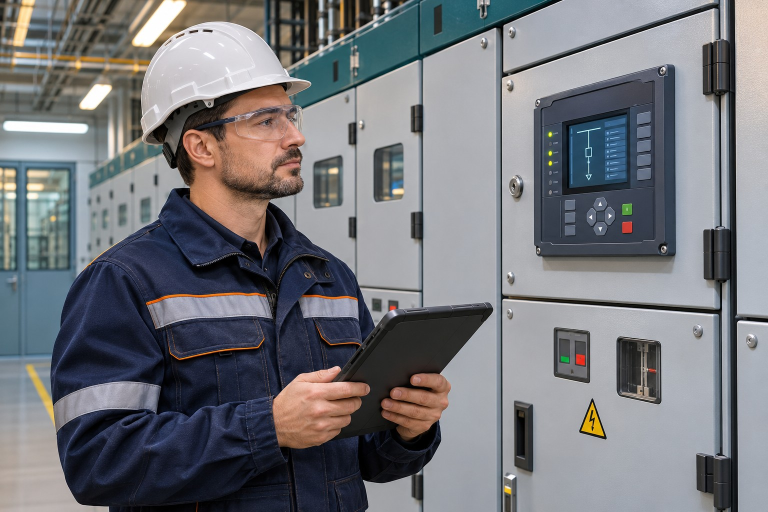
#> input picture assets/relay-technician-helmet.jpg, 1536 x 1024 px (shown at 1/2 size)
$ python -i drawing_v3.py   (imports and definitions only)
#> lines starting #> are read from the running program, lines starting #| are printed output that depends on the picture
"""Mobile-readable technical illustrations and high-quality H.264 animations."""
from functools import lru_cache
import math
from pathlib import Path

from PIL import Image, ImageDraw, ImageFont

W = H = 1080
PAPER, INK, NAVY = '#f5f8fc', '#193349', '#0b2438'
TEAL, BLUE, AMBER, RED = '#008b86', '#426adb', '#c47a12', '#c54848'
MUTED, LINE, PALE = '#52697c', '#cbd9e4', '#e4f3f2'
FPS, FRAME_COUNT = 20, 120


@lru_cache(maxsize=64)
def font(size, bold=False):
    paths = (['C:/Windows/Fonts/arialbd.ttf', '/usr/share/fonts/truetype/dejavu/DejaVuSans-Bold.ttf'] if bold else
             ['C:/Windows/Fonts/arial.ttf', '/usr/share/fonts/truetype/dejavu/DejaVuSans.ttf'])
    for path in paths:
        if Path(path).exists():
            return ImageFont.truetype(path, size)
    raise RuntimeError('A Cyrillic-capable font is required')


def lines(draw, value, face, width):
    result, line = [], ''
    for word in value.split():
        trial = (line+' '+word).strip()
        if line and draw.textlength(trial, font=face)>width:
            result.append(line); line=word
        else:
            line=trial
    return result+([line] if line else [])


def text(draw, value, box, size=42, color=INK, bold=False, align='left', minimum=34):
    value=str(value).translate(str.maketrans('₀₁₂₃₄₅₆₇₈₉','0123456789'))
    x,y,width,height=box
    for actual in range(size, minimum-1, -1):
        face=font(actual,bold); wrapped=lines(draw,value,face,width); step=int(actual*1.18)
        if len(wrapped)*step<=height and all(draw.textlength(s,font=face)<=width for s in wrapped):
            break
    else:
        raise ValueError('Text does not fit diagram: '+value)
    for line in wrapped:
        dx=(width-draw.textlength(line,font=face))/2 if align=='center' else 0
        if align=='right': dx=width-draw.textlength(line,font=face)
        draw.text((x+dx,y),line,font=face,fill=color)
        y+=step


# [13 lines left out: functions arrow, dashed, not called in this run]


def title_for(data):
    if data['kind']=='timing': return 'Время отключения'
    if data['kind']=='balance': return 'Баланс токов'
    return data['title']


def base(data):
    image=Image.new('RGB',(W,H),PAPER); draw=ImageDraw.Draw(image)
    draw.rectangle((0,0,W,225),fill=NAVY)
    text(draw,'РЗА / ШКОЛА РЕЛЕЙНОЙ ЗАЩИТЫ',(52,28,976,40),27,'#b9d8e5',minimum=27)
    text(draw,title_for(data),(52,88,976,132),55,'#ffffff',True,minimum=44)
    draw.rectangle((52,220,210,227),fill='#2bd3c7')
    return image,draw


# [248 lines left out: functions takeaway, family, is_animated, phase_time, timing, events and 11 more, not called in this run]


def operation_card(data):
    image, draw = base(data)
    asset = illustration_path(data)
    # Fit the illustration without cropping the hard hat or equipment.
    with Image.open(asset) as original:
        width = 820
        height = round(original.height * width / original.width)
        illustration = original.convert('RGB').resize((width, height), Image.Resampling.LANCZOS)
    image.paste(illustration, ((W-width)//2, 248))
    top = 248 + height + 20
    for i, label in enumerate(data['nodes']):
        y = top + i*76
        draw.ellipse((52, y+3, 101, y+52), fill=TEAL)
        text(draw, str(i+1), (52,y+7,49,43), 29, '#ffffff', True, 'center', minimum=29)
        text(draw, label, (123,y,905,69), 33, INK, True, minimum=29)
    text(draw, 'ЭКСПЛУАТАЦИЯ РЗА • ' + data.get('voltage_class','6–10 кВ'), (52,1052,976,28), 23, MUTED, minimum=23)
    return image


# [13 lines left out: function encode_animation, not called in this run]

>>> import cv2
>>> picture = cv2.imread('../assets/relay-technician-helmet.jpg', cv2.IMREAD_GRAYSCALE)
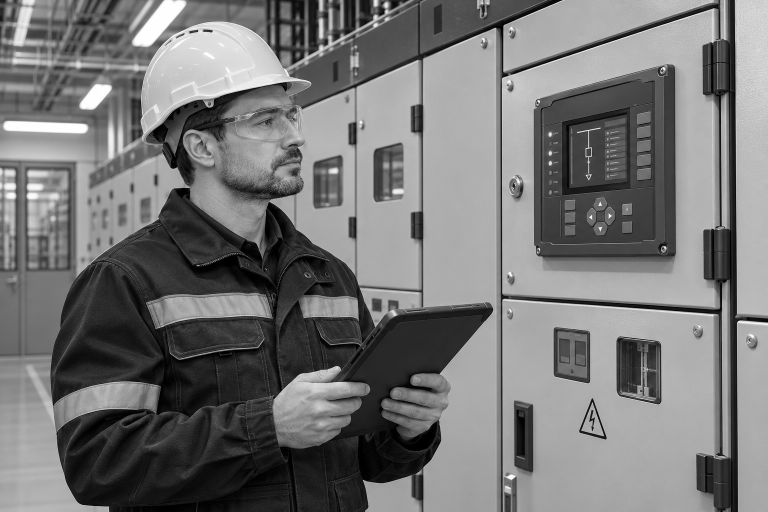
#> picture: shape (1024, 1536) (shown at 1/2 size); min 0, max 255, mean 117.9
>>> result = operation_card(picture)
#> in base, `image = Image.new('RGB', (W, H), PAPER)`:
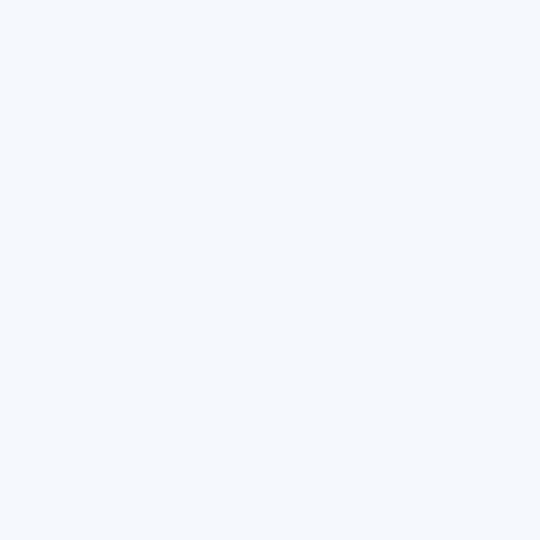
#> image: PIL image 1080x1080 RGB (shown at 1/2 size); mean R, G, B 245, 248, 252
#> (the run stopped early here; a loop or call above may not have finished)
